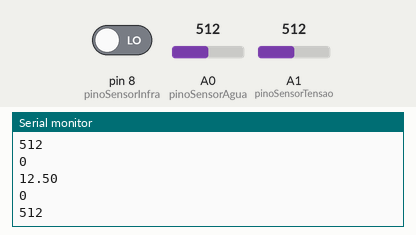
This sketch was run on a simulated Arduino Uno, built with avr-gcc and run on an emulated ATmega328P. Shown: the last lines printed to the serial monitor. The test bench sets the inputs (shaded band); at power-on: A0 (pinoSensorAgua) = 512, A1 (pinoSensorTensao) = 512, pin 8 (pinoSensorInfra) LOW.

Above: at 2.8 s.
2.9 s: A0 (pinoSensorAgua) set to 716
At 3.9 s:
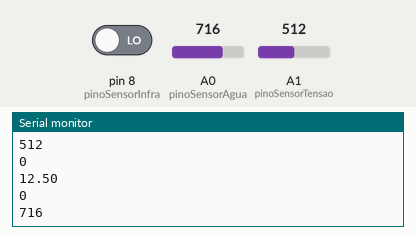
4.4 s: A1 (pinoSensorTensao) set to 716
At 5.7 s:
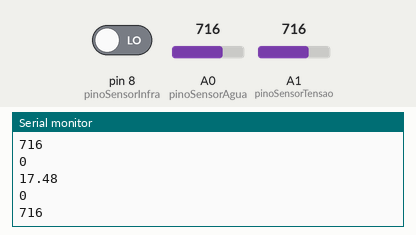
5.9 s: pin 8 (pinoSensorInfra) driven HIGH
7.4 s: A0 (pinoSensorAgua) set to 900
At 8.7 s:
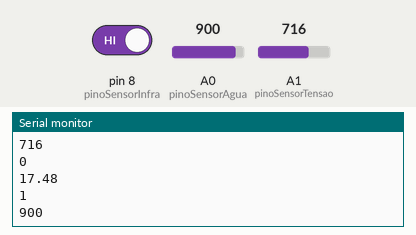
8.9 s: A1 (pinoSensorTensao) set to 900
At 9.9 s:
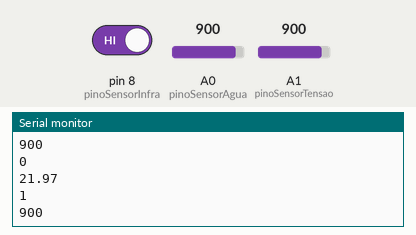
Timing chart, 0 to 11.4 s (numbered marks = the images above; inputs shaded):
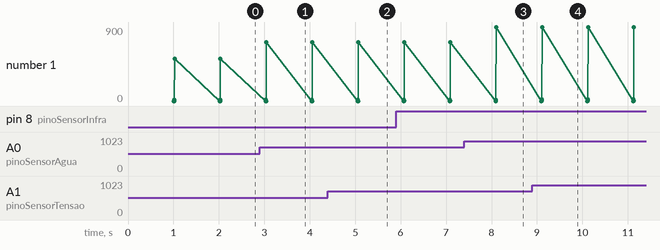

Measured:
- after the input at 2.9 s, the serial monitor: prints a new line after 0.15 s (image 1)
- after the input at 4.4 s, the serial monitor: prints a new line after 0.66 s (image 2)
- after the input at 7.4 s, the serial monitor: prints a new line after 0.70 s (image 3)
- after the input at 8.9 s, the serial monitor: prints a new line after 0.20 s (image 4)
- plotted number 1: 512 → 716 after the input at 2.9 s, 716 → 900 after the input at 7.4 s

The sketch:

Arduino-Code.ino
```cpp
#include <dht.h>
#define sensorvcc 2
const int pinoSensorInfra = 8; //PINO DIGITAL UTILIZADO PELO SENSOR
const int pinoSensorAgua = A0; //PINO ANALÓGICO UTILIZADO PELO SENSOR
const int pinoDHT11 = A2;
const int pinoSensorTensao = A1;
int val = 0;
float tensaoEntrada = 0.0; //VARIÁVEL PARA ARMAZENAR O VALOR DE TENSÃO DE ENTRADA DO SENSOR
float tensaoMedida = 0.0; //VARIÁVEL PARA ARMAZENAR O VALOR DA TENSÃO MEDIDA PELO SENSOR

float valorR1 = 30000.0; //VALOR DO RESISTOR 1 DO DIVISOR DE TENSÃO
float valorR2 = 7500.0; // VALOR DO RESISTOR 2 DO DIVISOR DE TENSÃO
int leituraSensor = 0; //VARIÁVEL PARA ARMAZENAR A LEITURA DO PINO ANALÓGICO
dht DHT;


void setup() {
  // put your setup code here, to run once:
  Serial.begin(9600);
  pinMode(pinoSensorInfra, INPUT); //DEFINE O PINO COMO ENTRADA
  pinMode(pinoSensorAgua, INPUT); //DEFINE O PINO COMO ENTRADA
  pinMode(pinoSensorTensao, INPUT); //DEFINE O PINO COMO ENTRADA
  pinMode(sensorvcc, OUTPUT);
  digitalWrite(sensorvcc, LOW);

}

void loop() {
  delay(1000);
  // put your main code here, to run repeatedly:
  int level = readSensor();
  leituraSensor = analogRead(pinoSensorTensao); //FAZ A LEITURA DO PINO ANALÓGICO E ARMAZENA NA VARIÁVEL O VALOR LIDO
   tensaoEntrada = (leituraSensor * 5.0) / 1024.0; //VARIÁVEL RECEBE O RESULTADO DO CÁLCULO
   tensaoMedida = tensaoEntrada / (valorR2/(valorR1+valorR2)); //VARIÁVEL RECEBE O VALOR DE TENSÃO DC MEDIDA PELO SENSOR

  Serial.println(DHT.temperature, 0);
  Serial.println(tensaoMedida,2);
  Serial.println(digitalRead(pinoSensorInfra));
  Serial.println(level);


}
int readSensor() {
digitalWrite(sensorvcc, HIGH);  /* alimenta o sensor */
delay(10);              /* espera 10ms */
val = analogRead(pinoSensorAgua);    /* Realiza a leitura analógica do sinal do sensor */
digitalWrite(sensorvcc, LOW);   /* Desliga o sensor */
return val;             /* envia leitura */
}
```
